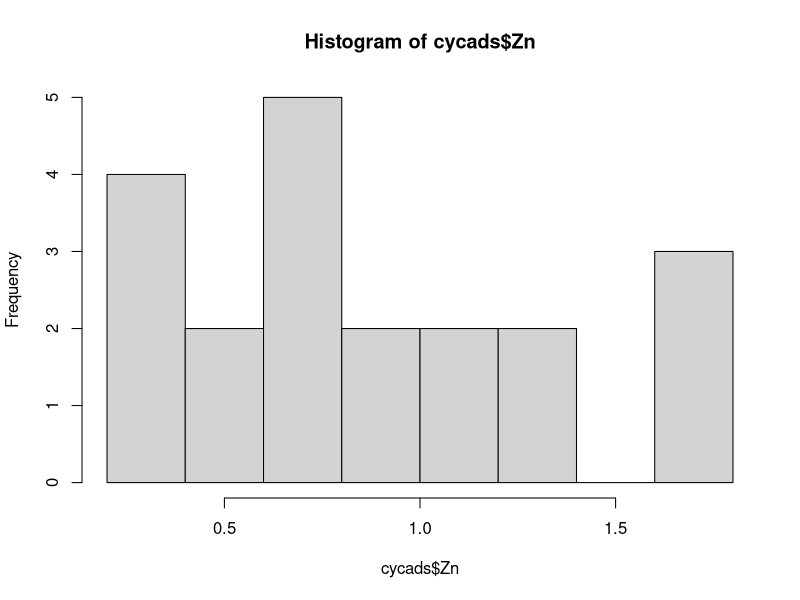
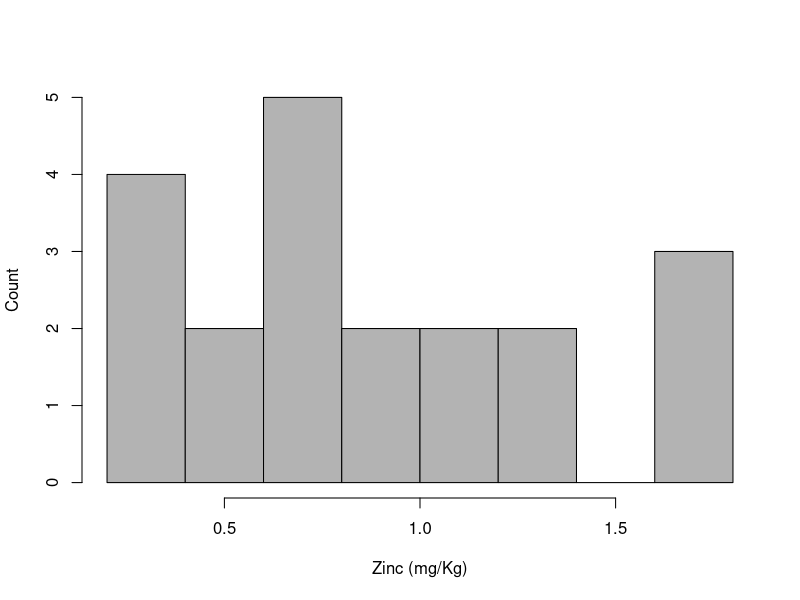
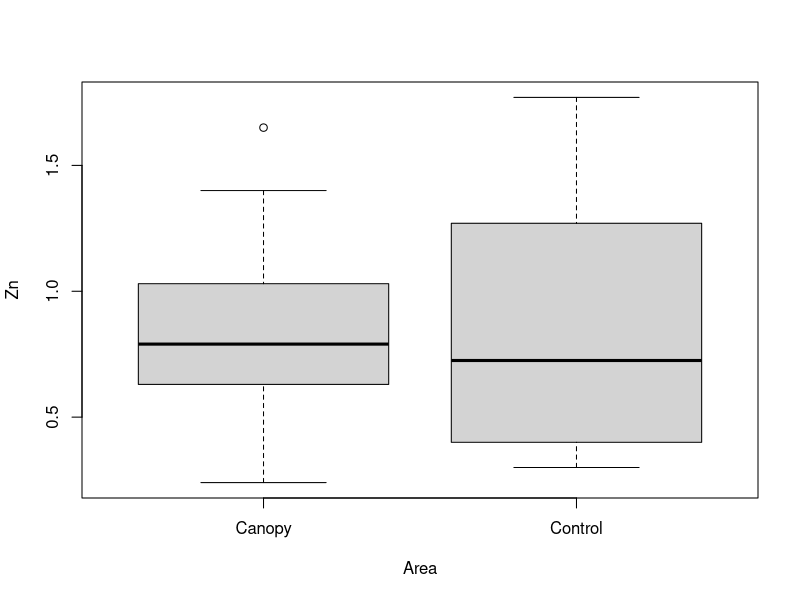
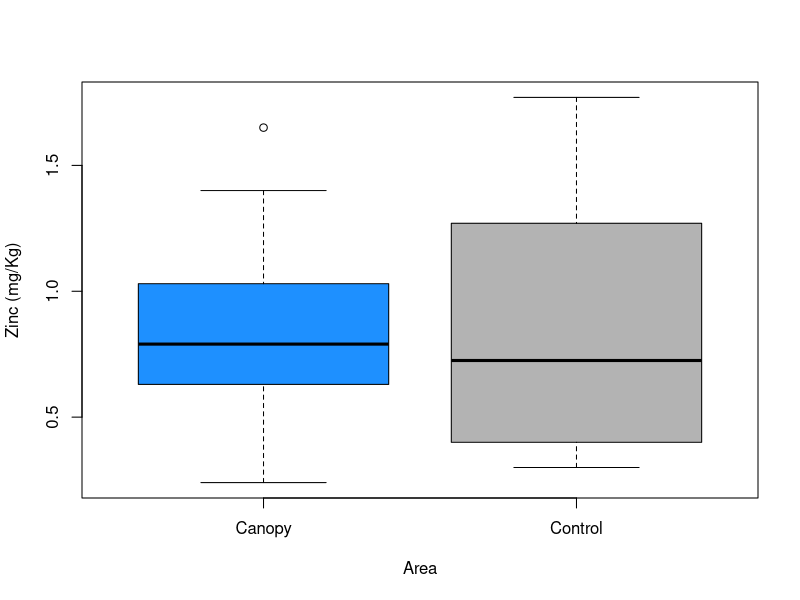

Reproduce these figures in R, in order.
## HEADER ####
## Who: Ed H
## What: Mem_data example
## Last edited: 2023-03-28
####


## CONTENTS ####
## 01 Start script
## 02 setwd()
## 03 Read in the data
## 04 Graph 01 hist() Zn
## 05 Graph 02 boxplot() Zn ~ Area

## 01 Start script ####
# install.packages('open.xlsx')

library(openxlsx)

## 02 setwd() ####
# download data file and put in a new folder 
# create the the folder in a "good location"

getwd()

# this is my own folder location - yours will be different!!
# C:\Dropbox\git-hauum-2023\website\files\Mem_data
setwd(r'(C:\Dropbox\git-hauum-2023\website\files\Mem_data)')

## 03 Read in the data ####
# Read file
cycads <- read.xlsx("BOT A.xlsx")

head(cycads)

## 04 Graph 01 hist() Zn ####

# no effort graph
hist(cycads$Zn)

# better graph
hist(cycads$Zn,
     main = '',
     ylab = 'Count',
     xlab = 'Zinc (mg/Kg)',
     col = 'gray70')

## 05 Graph 02 boxplot() Zn ~ Area ####

# no effort graph
boxplot(Zn ~ Area, data = cycads)

# better graph
boxplot(Zn ~ Area, data = cycads,
        ylab = 'Zinc (mg/Kg)',
        col = c('dodgerblue', 'gray70'))


        